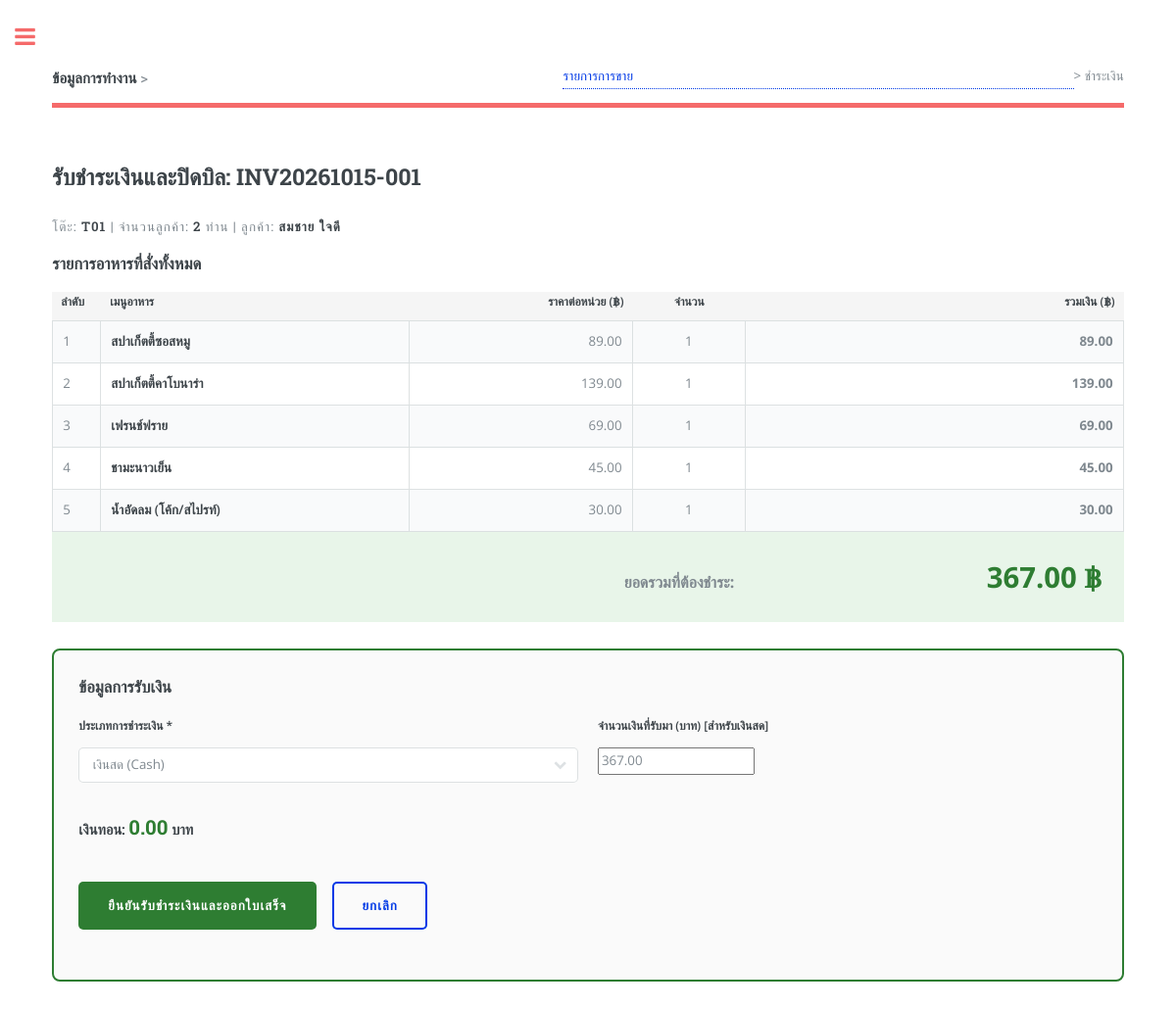
The page /sale_checkout.php?sale_id=INV20261015-001 on the database its author committed.
### tables this page shows
CREATE TABLE `sales` (
  `sale_id` varchar(20) NOT NULL,
  `sale_date` datetime NOT NULL,
  `table_no` varchar(10) NOT NULL,
  `customer_count` int(11) NOT NULL DEFAULT 1,
  `customer_id` varchar(10) NOT NULL,
  `paytype_id` varchar(10) DEFAULT 'CASH',
  `total_amount` decimal(10,2) NOT NULL DEFAULT 0.00,
  `payment_status` varchar(20) NOT NULL DEFAULT 'paid',  
  PRIMARY KEY (`sale_id`),
  KEY `fk_sales_table` (`table_no`),
  KEY `fk_sales_cust` (`customer_id`),
  KEY `fk_sales_pay` (`paytype_id`),
  CONSTRAINT `fk_sales_table` FOREIGN KEY (`table_no`) REFERENCES `restaurant_table` (`table_no`) ON UPDATE CASCADE,
  CONSTRAINT `fk_sales_cust` FOREIGN KEY (`customer_id`) REFERENCES `customer` (`customer_id`) ON UPDATE CASCADE,
  CONSTRAINT `fk_sales_pay` FOREIGN KEY (`paytype_id`) REFERENCES `paytype` (`paytype_id`) ON UPDATE CASCADE
);

CREATE TABLE `customer` (
  `customer_id` varchar(10) NOT NULL,
  `customer_name` varchar(100) NOT NULL,
  `phone` varchar(20) DEFAULT NULL,
  `email` varchar(100) DEFAULT NULL,
  `member_point` int(11) DEFAULT 0,
  PRIMARY KEY (`customer_id`)
);

CREATE TABLE `sale_details` (
  `detail_id` int(11) NOT NULL AUTO_INCREMENT,
  `sale_id` varchar(20) NOT NULL,
  `product_id` varchar(10) NOT NULL,
  `quantity` int(11) NOT NULL DEFAULT 1,
  `unit_price` decimal(10,2) NOT NULL DEFAULT 0.00,
  `subtotal` decimal(10,2) NOT NULL DEFAULT 0.00,
  PRIMARY KEY (`detail_id`),
  KEY `fk_detail_sale` (`sale_id`),
  KEY `fk_detail_prod` (`product_id`),
  CONSTRAINT `fk_detail_sale` FOREIGN KEY (`sale_id`) REFERENCES `sales` (`sale_id`) ON DELETE CASCADE ON UPDATE CASCADE,
  CONSTRAINT `fk_detail_prod` FOREIGN KEY (`product_id`) REFERENCES `product` (`product_id`) ON UPDATE CASCADE
);

CREATE TABLE `product` (
  `product_id` varchar(10) NOT NULL,
  `product_name` varchar(150) NOT NULL,
  `category_id` varchar(10) NOT NULL,
  `price` decimal(10,2) NOT NULL DEFAULT 0.00,
  `cost` decimal(10,2) NOT NULL DEFAULT 0.00,  
  `description` text DEFAULT NULL,
  `status` varchar(20) NOT NULL DEFAULT 'พร้อมขาย',
  PRIMARY KEY (`product_id`),
  KEY `fk_prod_cat` (`category_id`),
  CONSTRAINT `fk_prod_cat` FOREIGN KEY (`category_id`) REFERENCES `category` (`category_id`) ON UPDATE CASCADE
);

### sale_checkout.php (the view, shortened to what this page needs)
<?php
include('connect_db.php');
$sale_id = isset($_GET['sale_id']) ? trim($_GET['sale_id']) : '';
$sale_q = mysqli_query($conn, "SELECT s.*, c.customer_name, c.phone
                               FROM sales s
                               LEFT JOIN customer c ON s.customer_id = c.customer_id
                               WHERE s.sale_id = '" . mysqli_real_escape_string($conn, $sale_id) . "'");
$sale = mysqli_fetch_assoc($sale_q);
$items = mysqli_query($conn, "SELECT d.*, p.product_name
                              FROM sale_details d
                              LEFT JOIN product p ON d.product_id = p.product_id
                              WHERE d.sale_id = '" . mysqli_real_escape_string($conn, $sale_id) . "'");
$paytypes = mysqli_query($conn, "SELECT * FROM paytype ORDER BY paytype_id");
?>
<!DOCTYPE HTML>
<html lang="th">
<head>
	<link rel="stylesheet" href="assets/css/main.css" />
</head>
<body>
	<div id="wrapper">
		<div id="main">
			<div class="inner">
				<header id="header">
					<a href="sale_list.php" class="logo"><strong>ข้อมูลการทำงาน</strong> &gt; <a href="sale_list.php">รายการการขาย</a> &gt; ชำระเงิน</a>
				</header>
				<section>
					<header class="main">
						<h2>รับชำระเงินและปิดบิล: <?php echo htmlspecialchars($sale['sale_id']); ?></h2>
						<p>โต๊ะ: <strong><?php echo $sale['table_no']; ?></strong> | จำนวนลูกค้า: <strong><?php echo $sale['customer_count']; ?></strong> ท่าน | ลูกค้า: <strong><?php echo htmlspecialchars($sale['customer_name']); ?></strong></p>
					</header>
					<div class="table-wrapper">
						<h3>รายการอาหารที่สั่งทั้งหมด</h3>
						<table class="alt">
							<thead>
								<tr style="background-color: #f5f5f5;">
									<th style="width: 50px;">ลำดับ</th>
									<th>เมนูอาหาร</th>
									<th style="text-align: right;">ราคาต่อหน่วย (฿)</th>
									<th style="text-align: center;">จำนวน</th>
									<th style="text-align: right;">รวมเงิน (฿)</th>
								</tr>
							</thead>
							<tbody>
								<?php
								$no = 1;
								while ($row = mysqli_fetch_assoc($items)) {
								?>
								<tr>
									<td><?php echo $no++; ?></td>
									<td><strong><?php echo htmlspecialchars($row['product_name']); ?></strong></td>
									<td style="text-align: right;"><?php echo number_format($row['unit_price'], 2); ?></td>
									<td style="text-align: center;"><?php echo $row['quantity']; ?></td>
									<td style="text-align: right; font-weight: bold;"><?php echo number_format($row['subtotal'], 2); ?></td>
								</tr>
								<?php } ?>
							</tbody>
							<tfoot>
								<tr style="background-color: #e8f5e9; font-weight: bold;">
									<td colspan="4" style="text-align: right; font-size: 1.2em;">ยอดรวมที่ต้องชำระ:</td>
									<td style="text-align: right;" class="total-highlight"><?php echo number_format($sale['total_amount'], 2); ?> ฿</td>
								</tr>
							</tfoot>
						</table>
					</div>
					<div class="checkout-box">
						<form method="post" action="save_checkout.php">
							<h3>ข้อมูลการรับเงิน</h3>
							<div class="row uniform">
								<div class="6u 12u$(xsmall)">
									<label for="paytype_id">ประเภทการชำระเงิน *</label>
									<div class="select-wrapper">
										<select name="paytype_id" id="paytype_id" required>
											<?php
											while ($pt = mysqli_fetch_assoc($paytypes)) {
												$sel = ($pt['paytype_id'] == $sale['paytype_id']) ? "selected" : "";
												echo "<option value='{$pt['paytype_id']}' {$sel}>{$pt['paytype_name']}</option>";
											}
											?>
										</select>
									</div>
								</div>
								<div class="6u$ 12u$(xsmall)">
									<label for="received_amount">จำนวนเงินที่รับมา (บาท) [สำหรับเงินสด]</label>
									<input type="number" step="0.01" id="received_amount" value="<?php echo $sale['total_amount']; ?>" oninput="calcChange()" />
								</div>
								<div class="12u$" style="margin-top: 10px;">
									<h4>เงินทอน: <span id="changeDisplay" style="color: #c62828; font-weight: bold; font-size: 1.4em;">0.00</span> บาท</h4>
								</div>
								<div class="12u$" style="margin-top: 20px;">
									<ul class="actions">
										<li><input type="submit" value="ยืนยันรับชำระเงินและออกใบเสร็จ" class="special big" style="background-color: #2e7d32;" /></li>
										<li><a href="sale_list.php" class="button big">ยกเลิก</a></li>
									</ul>
								</div>
							</div>
						</form>
					</div>
				</section>
			</div>
		</div>
	</div>
</body>
</html>

### sale_checkout.php (style rules this page uses)
.checkout-box { background: #fafafa; border: 2px solid #2e7d32; padding: 25px; border-radius: 8px; margin-bottom: 25px; }
.total-highlight { font-size: 2.2em; color: #2e7d32; font-weight: bold; }

### rows shown on the page
sales: sale_id "INV20261015-001", table_no "T01", customer_count "2", customer.customer_name "สมชาย ใจดี", total_amount "367.00"
sale_details: product.product_name "สปาเก็ตตี้ซอสหมู", unit_price "89.00", quantity "1", subtotal "89.00"
sale_details: product.product_name "สปาเก็ตตี้คาโบนาร่า", unit_price "139.00", quantity "1", subtotal "139.00"
sale_details: product.product_name "เฟรนช์ฟราย", unit_price "69.00", quantity "1", subtotal "69.00"
sale_details: product.product_name "ชามะนาวเย็น", unit_price "45.00", quantity "1", subtotal "45.00"
sale_details: product.product_name "น้ำอัดลม (โค้ก/สไปรท์)", unit_price "30.00", quantity "1", subtotal "30.00"

### other values the page prints
form field paytype_id "เงินสด (Cash)"
